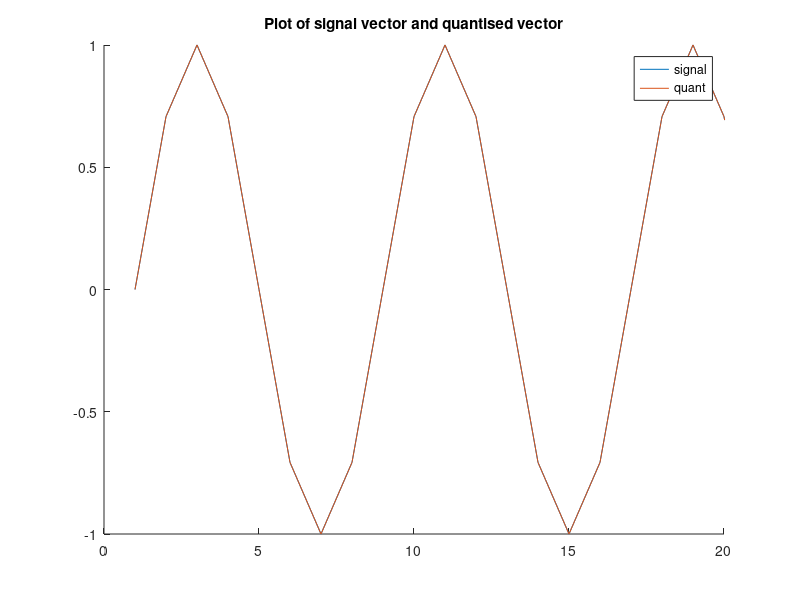
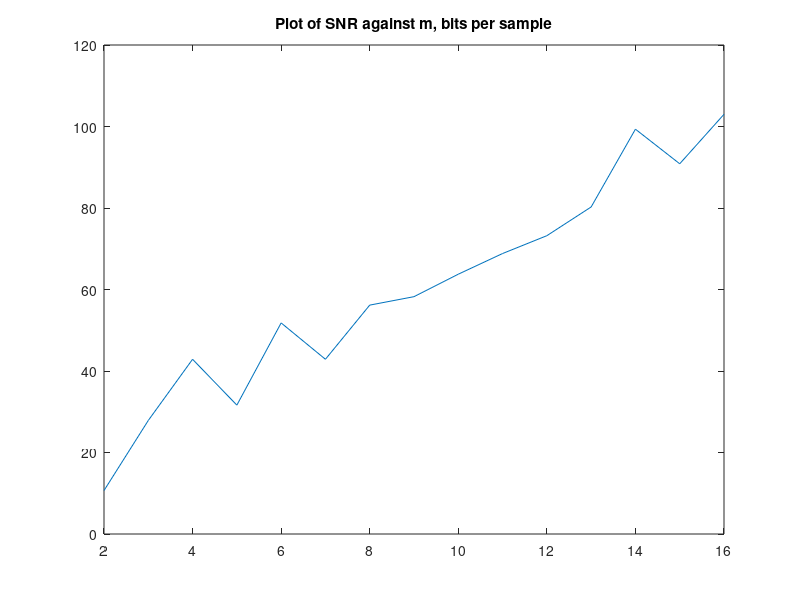

These figures' MATLAB source, in order:
clear all; close all; clc;
format short
format compact
%% Midtread vs midrise
%{
- Midrise output is more even, has lowest error for input levels at delta / 2,
and largest error for input levels at delta.
- Midtread has lowest error for input levels at delta, and largest error

for input levels at delta / 2
    %}

    %% Vector that represents time-varying sinusoid
    testFrequency = 1e3; % 1kHz
    sampleFrequency = testFrequency * 8; % sampling at 8kHz (greater than Nyquist rate)
    samplePeriod = 1 / sampleFrequency;
    amplitude = 1;
    duration = 2;

    samples = sampleFrequency * duration;
    timeVector = (0:samples - 1) * samplePeriod;
    signalVector = amplitude * sin(2 * pi * testFrequency * timeVector);
    figure
    hold on
    plot(signalVector)

    %% SNR as a function of m (bits per sample)
    count = 1;
    bpsVector = 2:16; % bits per sample vector
    SNRVector = zeros(size(bpsVector));

    for m = bpsVector(1):bpsVector(end)
        levels = 2^m - 1; % odd number of levels
        quantVector = 2 * round(signalVector * (levels - 1) / 2) / (levels - 1); % midtread quantiser
        quantNoiseVector = signalVector - quantVector;
        Ps = 1 / length(signalVector) * sum(signalVector.^2);
        Pn = 1 / length(quantNoiseVector) * sum(quantNoiseVector.^2);
        SNR_calc = 10 * log10(Ps / Pn); % convert to dB
        SNRVector(count) = SNR_calc; % ensure our indices start from 1
        count = count + 1;
    end

    %% Result
    % uncomment this to play sound
    %sound(quantVector,sampleFrequency)

    plot(quantVector)
    axis([0 20 -1 1])
    hold off
    title('Plot of signal vector and quantised vector')
    legend('signal', 'quant')

    figure
    plot(bpsVector, SNRVector)
    title('Plot of SNR against m, bits per sample')

    % assume a line of best fit through SNR oops
    coefficients = polyfit(2:16, SNRVector, 1);
    slope = coefficients(1);
